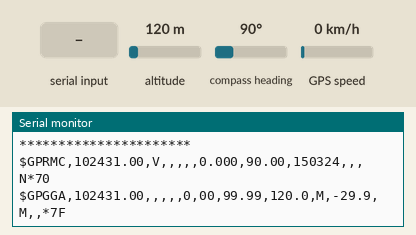
The program below on a simulated ESP32. Parts: the last lines printed to the serial monitor. Inputs (shaded band) come from the test bench; at power-on: altitude 120 m, GPS speed 0 km/h, compass heading 90°. The GPS gets a fix after 3 s at 37.7749, -122.4194 with 8 satellites.

Above: at 1.2 s.
1.3 s: altitude set to 20 m
At 2.8 s:
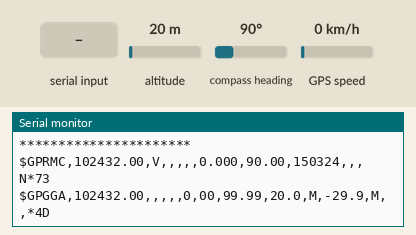
4.5 s: "1" received over the second serial link
At 4.9 s:
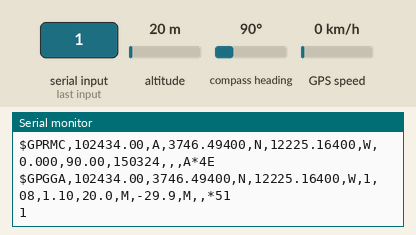
6.5 s: GPS speed set to 2 km/h
At 7.9 s:
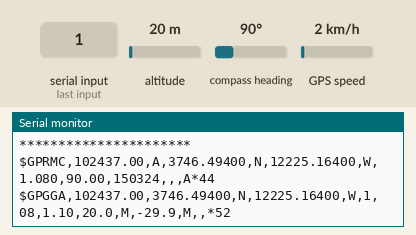
9.5 s: compass heading set to 7°
At 10.8 s:
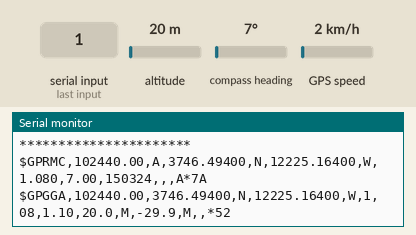
11.0 s: compass heading set to 352°
At 11.9 s:
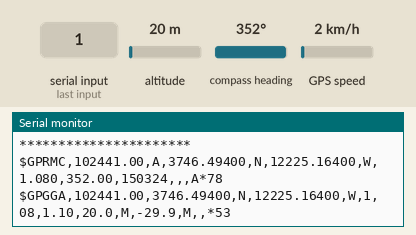
15.1 s: altitude set to 250 m
At 18.9 s:
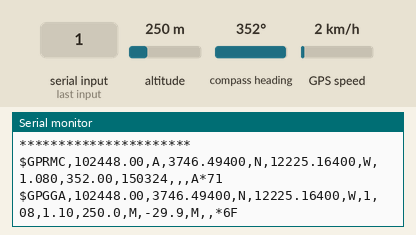
Timing chart, 0 to 20.2 s (numbered marks = the images above; inputs shaded):
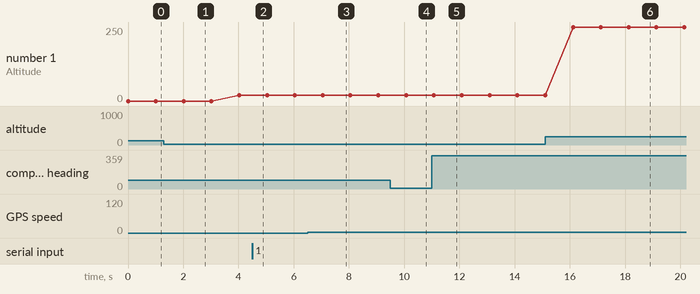

Measured:
- after the input at 1.3 s, the serial monitor: prints a new line after 0.72 s (image 1)
- after the input at 4.5 s, the serial monitor: prints a new line at once (image 2)
- after the input at 6.5 s, the serial monitor: prints a new line after 0.55 s (image 3)
- after the input at 9.5 s, the serial monitor: prints a new line after 0.57 s (image 4)
- after the input at 11.0 s, the serial monitor: prints a new line after 0.08 s (image 5)
- after the input at 15.1 s, the serial monitor: prints a new line at once (image 6)
- plotted number 1: 0 → 20 after the input at 1.3 s, 20 → 250 after the input at 15.1 s

The program:

main.cpp
```cpp
#include <Arduino.h>
#include <TinyGPS++.h>

#define SerialGPS Serial2
#define SERIAL_BAUD_RATE 115200
#define GPS_BAUD_RATE 9600

static void smartDelay(unsigned long ms);

TinyGPSPlus gps;

/**
 * Pino TX do GPS ligado na GPIO 16.
 */
const gpio_num_t PIN_GPS_TX = GPIO_NUM_16; // TX do GPS
/**
 * Pino RX do GPS ligado na GPIO 17.
 */
const gpio_num_t PIN_GPS_RX = GPIO_NUM_17; // RX do GPS

void setup()
{
    Serial.begin(SERIAL_BAUD_RATE);
    SerialGPS.begin(GPS_BAUD_RATE, SERIAL_8N1, (int8_t)PIN_GPS_TX, (int8_t)PIN_GPS_RX);
}

void loop()
{
    Serial.printf("Baud rate : %d\n", GPS_BAUD_RATE);
    Serial.print("Latitude  : ");
    Serial.println(gps.location.lat(), 5);
    Serial.print("Longitude : ");
    Serial.println(gps.location.lng(), 4);
    Serial.print("Satellites: ");
    Serial.println(gps.satellites.value());
    Serial.print("Altitude  : ");
    Serial.print(gps.altitude.feet() / 3.2808);
    Serial.println("M");
    Serial.print("Time      : ");
    Serial.print(gps.time.hour());
    Serial.print(":");
    Serial.print(gps.time.minute());
    Serial.print(":");
    Serial.println(gps.time.second());
    Serial.println("**********************");

    smartDelay(1000);

    if (millis() > 5000 && gps.charsProcessed() < 10)
        Serial.println(F("No GPS data received: check wiring"));
}

static void smartDelay(unsigned long ms)
{
    unsigned long start = millis();
    int incomingByte = 0;

    do
    {
        while (SerialGPS.available())
        {
            incomingByte = SerialGPS.read();
            gps.encode(incomingByte);
            Serial.print((char)incomingByte);
        }

    } while (millis() - start < ms);

    Serial.println();
}
```
